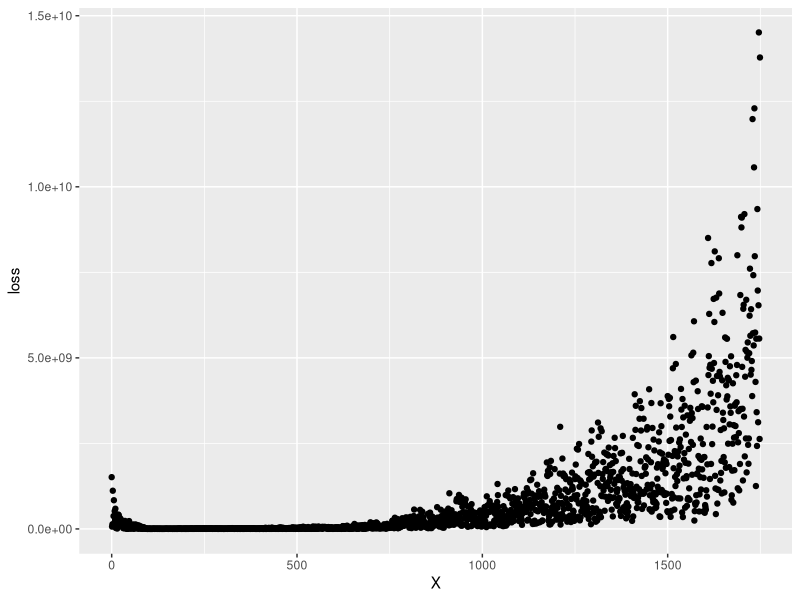

This figure's R source:
# Packages 
library(ggplot2)
library(dplyr)

# Load data
df <- read.csv('training_data/DQ_pink4.csv')

# Plots
ggplot(data=df) +
    geom_point(aes(x=X, y=loss)) 

# Statistics
df %>%
    filter(loss == min(loss))

colnames(df)
nrow(df)
